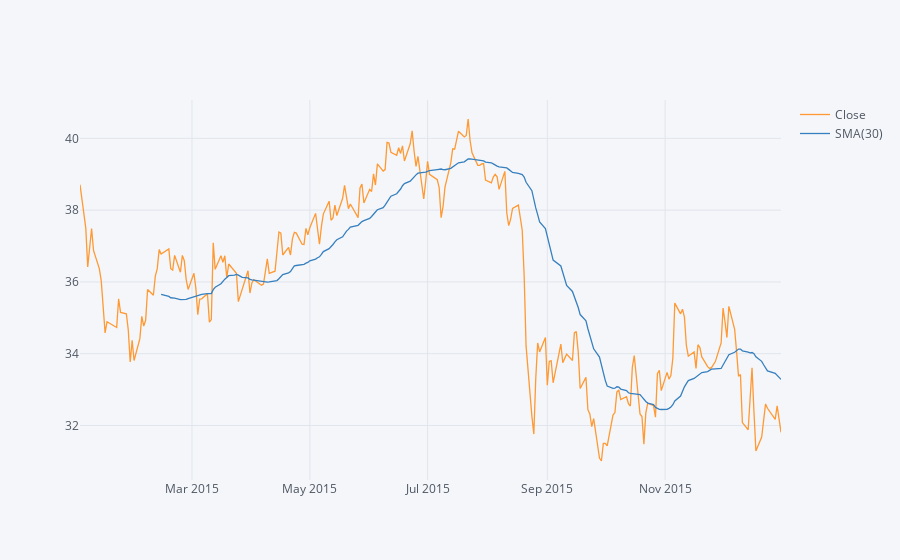

The notebook cell saved with this chart:
### Markdown cell above
**SMA:**

### Code cell
MS_2015_Close = MS.loc['2015-01-01':'2016-01-01']['Close']

MS_2015_Close.ta_plot(study='sma',periods = 30, title='MS stock SMA (2015)', xTitle='Dates',  yTitle='Closing Prices')

### Figure 1 — Plotly figure (JSON) as saved in the notebook; plotly's stock layout.template omitted (floating-point values rounded to 4 significant figures; data arrays with more than 128 entries replaced by an {"elided": "..."} marker saying what was removed)
{"data": [{"line": {"color": "rgba(255, 153, 51, 1.0)", "dash": "solid", "shape": "linear", "width": 1.3}, "mode": "lines", "name": "Close", "text": "", "type": "scatter", "x": {"elided": "252 str values"}, "y": {"elided": "252 float values"}}, {"line": {"color": "rgba(55, 128, 191, 1.0)", "dash": "solid", "shape": "linear", "width": 1.3}, "mode": "lines", "name": "SMA(30)", "text": "", "type": "scatter", "x": {"elided": "252 str values"}, "y": {"elided": "252 mixed values"}}], "layout": {"legend": {"bgcolor": "#F5F6F9", "font": {"color": "#4D5663"}}, "paper_bgcolor": "#F5F6F9", "plot_bgcolor": "#F5F6F9", "title": {"font": {"color": "#4D5663"}}, "xaxis": {"gridcolor": "#E1E5ED", "showgrid": true, "tickfont": {"color": "#4D5663"}, "title": {"font": {"color": "#4D5663"}, "text": ""}, "zerolinecolor": "#E1E5ED"}, "yaxis": {"gridcolor": "#E1E5ED", "showgrid": true, "tickfont": {"color": "#4D5663"}, "title": {"font": {"color": "#4D5663"}, "text": ""}, "zerolinecolor": "#E1E5ED"}}}
